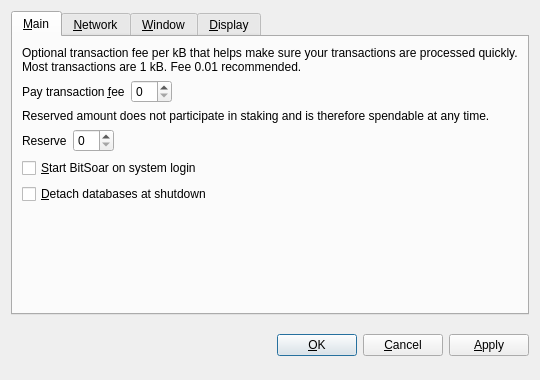
<?xml version="1.0" encoding="UTF-8"?>
<ui version="4.0">
 <class>OptionsDialog</class>
 <widget class="QDialog" name="OptionsDialog">
  <property name="geometry">
   <rect>
    <x>0</x>
    <y>0</y>
    <width>540</width>
    <height>380</height>
   </rect>
  </property>
  <property name="windowTitle">
   <string>Options</string>
  </property>
  <property name="modal">
   <bool>true</bool>
  </property>
  <layout class="QVBoxLayout" name="verticalLayout">
   <item>
    <widget class="QTabWidget" name="tabWidget">
     <property name="tabPosition">
      <enum>QTabWidget::North</enum>
     </property>
     <property name="currentIndex">
      <number>0</number>
     </property>
     <widget class="QWidget" name="tabMain">
      <attribute name="title">
       <string>&amp;Main</string>
      </attribute>
      <layout class="QVBoxLayout" name="verticalLayout_Main">
       <item>
        <widget class="QLabel" name="transactionFeeInfoLabel">
         <property name="text">
          <string>Optional transaction fee per kB that helps make sure your transactions are processed quickly. Most transactions are 1 kB. Fee 0.01 recommended.</string>
         </property>
         <property name="textFormat">
          <enum>Qt::PlainText</enum>
         </property>
         <property name="wordWrap">
          <bool>true</bool>
         </property>
        </widget>
       </item>
       <item>
        <layout class="QHBoxLayout" name="horizontalLayoutFee">
         <item>
          <widget class="QLabel" name="transactionFeeLabel">
           <property name="text">
            <string>Pay transaction &amp;fee</string>
           </property>
           <property name="textFormat">
            <enum>Qt::PlainText</enum>
           </property>
           <property name="buddy">
            <cstring>transactionFee</cstring>
           </property>
          </widget>
         </item>
         <item>
          <widget class="BitcoinAmountField" name="transactionFee"/>
         </item>
         <item>
          <spacer name="horizontalSpacerFee">
           <property name="orientation">
            <enum>Qt::Horizontal</enum>
           </property>
           <property name="sizeHint" stdset="0">
            <size>
             <width>40</width>
             <height>20</height>
            </size>
           </property>
          </spacer>
         </item>
        </layout>
       </item>
       <item>
        <widget class="QLabel" name="reserveBalanceInfoLabel">
         <property name="text">
          <string>Reserved amount does not participate in staking and is therefore spendable at any time.</string>
         </property>
         <property name="textFormat">
          <enum>Qt::PlainText</enum>
         </property>
         <property name="wordWrap">
          <bool>true</bool>
         </property>
        </widget>
       </item>
       <item>
        <layout class="QHBoxLayout" name="horizontalLayoutReserveBalance">
         <item>
          <widget class="QLabel" name="reserveBalanceLabel">
           <property name="text">
            <string>Reserve</string>
           </property>
           <property name="textFormat">
            <enum>Qt::PlainText</enum>
           </property>
           <property name="buddy">
            <cstring>reserveBalance</cstring>
           </property>
          </widget>
         </item>
         <item>
          <widget class="BitcoinAmountField" name="reserveBalance"/>
         </item>
         <item>
          <spacer name="horizontalSpacerReserveBalance">
           <property name="orientation">
            <enum>Qt::Horizontal</enum>
           </property>
           <property name="sizeHint" stdset="0">
            <size>
             <width>40</width>
             <height>20</height>
            </size>
           </property>
          </spacer>
         </item>
        </layout>
       </item>
       <item>
        <widget class="QCheckBox" name="bitcoinAtStartup">
         <property name="toolTip">
          <string>Automatically start BitSoar after logging in to the system.</string>
         </property>
         <property name="text">
          <string>&amp;Start BitSoar on system login</string>
         </property>
        </widget>
       </item>
       <item>
        <widget class="QCheckBox" name="detachDatabases">
         <property name="toolTip">
          <string>Detach block and address databases at shutdown. This means they can be moved to another data directory, but it slows down shutdown. The wallet is always detached.</string>
         </property>
         <property name="text">
          <string>&amp;Detach databases at shutdown</string>
         </property>
        </widget>
       </item>
       <item>
        <spacer name="verticalSpacer_Main">
         <property name="orientation">
          <enum>Qt::Vertical</enum>
         </property>
         <property name="sizeHint" stdset="0">
          <size>
           <width>20</width>
           <height>40</height>
          </size>
         </property>
        </spacer>
       </item>
      </layout>
     </widget>
     <widget class="QWidget" name="tabNetwork">
      <attribute name="title">
       <string>&amp;Network</string>
      </attribute>
      <layout class="QVBoxLayout" name="verticalLayout_Network">
       <item>
        <widget class="QCheckBox" name="mapPortUpnp">
         <property name="toolTip">
          <string>Automatically open the BitSoar client port on the router. This only works when your router supports UPnP and it is enabled.</string>
         </property>
         <property name="text">
          <string>Map port using &amp;UPnP</string>
         </property>
        </widget>
       </item>
       <item>
        <widget class="QCheckBox" name="connectSocks">
         <property name="toolTip">
          <string>Connect to the BitSoar network through a SOCKS proxy (e.g. when connecting through Tor).</string>
         </property>
         <property name="text">
          <string>&amp;Connect through SOCKS proxy:</string>
         </property>
        </widget>
       </item>
       <item>
        <layout class="QHBoxLayout" name="horizontalLayout_Network">
         <item>
          <widget class="QLabel" name="proxyIpLabel">
           <property name="text">
            <string>Proxy &amp;IP:</string>
           </property>
           <property name="textFormat">
            <enum>Qt::PlainText</enum>
           </property>
           <property name="buddy">
            <cstring>proxyIp</cstring>
           </property>
          </widget>
         </item>
         <item>
          <widget class="QValidatedLineEdit" name="proxyIp">
           <property name="maximumSize">
            <size>
             <width>140</width>
             <height>16777215</height>
            </size>
           </property>
           <property name="toolTip">
            <string>IP address of the proxy (e.g. 127.0.0.1)</string>
           </property>
          </widget>
         </item>
         <item>
          <widget class="QLabel" name="proxyPortLabel">
           <property name="text">
            <string>&amp;Port:</string>
           </property>
           <property name="textFormat">
            <enum>Qt::PlainText</enum>
           </property>
           <property name="buddy">
            <cstring>proxyPort</cstring>
           </property>
          </widget>
         </item>
         <item>
          <widget class="QLineEdit" name="proxyPort">
           <property name="maximumSize">
            <size>
             <width>55</width>
             <height>16777215</height>
            </size>
           </property>
           <property name="toolTip">
            <string>Port of the proxy (e.g. 9050)</string>
           </property>
          </widget>
         </item>
         <item>
          <widget class="QLabel" name="socksVersionLabel">
           <property name="text">
            <string>SOCKS &amp;Version:</string>
           </property>
           <property name="textFormat">
            <enum>Qt::PlainText</enum>
           </property>
           <property name="buddy">
            <cstring>socksVersion</cstring>
           </property>
          </widget>
         </item>
         <item>
          <widget class="QValueComboBox" name="socksVersion">
           <property name="toolTip">
            <string>SOCKS version of the proxy (e.g. 5)</string>
           </property>
          </widget>
         </item>
         <item>
          <spacer name="horizontalSpacer_Network">
           <property name="orientation">
            <enum>Qt::Horizontal</enum>
           </property>
           <property name="sizeHint" stdset="0">
            <size>
             <width>40</width>
             <height>20</height>
            </size>
           </property>
          </spacer>
         </item>
        </layout>
       </item>
       <item>
        <spacer name="verticalSpacer_Network">
         <property name="orientation">
          <enum>Qt::Vertical</enum>
         </property>
         <property name="sizeHint" stdset="0">
          <size>
           <width>20</width>
           <height>40</height>
          </size>
         </property>
        </spacer>
       </item>
      </layout>
     </widget>
     <widget class="QWidget" name="tabWindow">
      <attribute name="title">
       <string>&amp;Window</string>
      </attribute>
      <layout class="QVBoxLayout" name="verticalLayout_Window">
       <item>
        <widget class="QCheckBox" name="minimizeToTray">
         <property name="toolTip">
          <string>Show only a tray icon after minimizing the window.</string>
         </property>
         <property name="text">
          <string>&amp;Minimize to the tray instead of the taskbar</string>
         </property>
        </widget>
       </item>
       <item>
        <widget class="QCheckBox" name="minimizeOnClose">
         <property name="toolTip">
          <string>Minimize instead of exit the application when the window is closed. When this option is enabled, the application will be closed only after selecting Quit in the menu.</string>
         </property>
         <property name="text">
          <string>M&amp;inimize on close</string>
         </property>
        </widget>
       </item>
       <item>
        <spacer name="verticalSpacer_Window">
         <property name="orientation">
          <enum>Qt::Vertical</enum>
         </property>
         <property name="sizeHint" stdset="0">
          <size>
           <width>20</width>
           <height>40</height>
          </size>
         </property>
        </spacer>
       </item>
      </layout>
     </widget>
     <widget class="QWidget" name="tabDisplay">
      <attribute name="title">
       <string>&amp;Display</string>
      </attribute>
      <layout class="QVBoxLayout" name="verticalLayout_Display">
       <item>
        <layout class="QHBoxLayout" name="horizontalLayout_1_Display">
         <item>
          <widget class="QLabel" name="langLabel">
           <property name="text">
            <string>User Interface &amp;language:</string>
           </property>
           <property name="textFormat">
            <enum>Qt::PlainText</enum>
           </property>
           <property name="buddy">
            <cstring>lang</cstring>
           </property>
          </widget>
         </item>
         <item>
          <widget class="QValueComboBox" name="lang">
           <property name="toolTip">
            <string>The user interface language can be set here. This setting will take effect after restarting BitSoar.</string>
           </property>
          </widget>
         </item>
        </layout>
       </item>
       <item>
        <layout class="QHBoxLayout" name="horizontalLayout_2_Display">
         <item>
          <widget class="QLabel" name="unitLabel">
           <property name="text">
            <string>&amp;Unit to show amounts in:</string>
           </property>
           <property name="textFormat">
            <enum>Qt::PlainText</enum>
           </property>
           <property name="buddy">
            <cstring>unit</cstring>
           </property>
          </widget>
         </item>
         <item>
          <widget class="QValueComboBox" name="unit">
           <property name="toolTip">
            <string>Choose the default subdivision unit to show in the interface and when sending coins.</string>
           </property>
          </widget>
         </item>
        </layout>
       </item>
       <item>
        <widget class="QCheckBox" name="displayAddresses">
         <property name="toolTip">
          <string>Whether to show BitSoar addresses in the transaction list or not.</string>
         </property>
         <property name="text">
          <string>&amp;Display addresses in transaction list</string>
         </property>
        </widget>
       </item>
       <item>
        <widget class="QCheckBox" name="coinControlFeatures">
         <property name="toolTip">
          <string>Whether to show coin control features or not.</string>
         </property>
         <property name="text">
          <string>Display coin &amp;control features (experts only!)</string>
         </property>
        </widget>
       </item>
       <item>
        <spacer name="verticalSpacer_Display">
         <property name="orientation">
          <enum>Qt::Vertical</enum>
         </property>
         <property name="sizeHint" stdset="0">
          <size>
           <width>20</width>
           <height>40</height>
          </size>
         </property>
        </spacer>
       </item>
      </layout>
     </widget>
    </widget>
   </item>
   <item>
    <layout class="QHBoxLayout" name="horizontalLayout_Buttons">
     <item>
      <spacer name="horizontalSpacer_1">
       <property name="orientation">
        <enum>Qt::Horizontal</enum>
       </property>
       <property name="sizeHint" stdset="0">
        <size>
         <width>40</width>
         <height>48</height>
        </size>
       </property>
      </spacer>
     </item>
     <item>
      <widget class="QLabel" name="statusLabel">
       <property name="font">
        <font>
         <weight>75</weight>
         <bold>true</bold>
        </font>
       </property>
       <property name="text">
        <string/>
       </property>
       <property name="textFormat">
        <enum>Qt::PlainText</enum>
       </property>
       <property name="wordWrap">
        <bool>true</bool>
       </property>
      </widget>
     </item>
     <item>
      <spacer name="horizontalSpacer_2">
       <property name="orientation">
        <enum>Qt::Horizontal</enum>
       </property>
       <property name="sizeHint" stdset="0">
        <size>
         <width>40</width>
         <height>48</height>
        </size>
       </property>
      </spacer>
     </item>
     <item>
      <widget class="QPushButton" name="okButton">
       <property name="text">
        <string>&amp;OK</string>
       </property>
      </widget>
     </item>
     <item>
      <widget class="QPushButton" name="cancelButton">
       <property name="text">
        <string>&amp;Cancel</string>
       </property>
       <property name="autoDefault">
        <bool>false</bool>
       </property>
      </widget>
     </item>
     <item>
      <widget class="QPushButton" name="applyButton">
       <property name="text">
        <string>&amp;Apply</string>
       </property>
       <property name="autoDefault">
        <bool>false</bool>
       </property>
      </widget>
     </item>
    </layout>
   </item>
  </layout>
 </widget>
 <customwidgets>
  <customwidget>
   <class>BitcoinAmountField</class>
   <extends>QSpinBox</extends>
   <header>bitcoinamountfield.h</header>
  </customwidget>
  <customwidget>
   <class>QValueComboBox</class>
   <extends>QComboBox</extends>
   <header>qvaluecombobox.h</header>
  </customwidget>
  <customwidget>
   <class>QValidatedLineEdit</class>
   <extends>QLineEdit</extends>
   <header>qvalidatedlineedit.h</header>
  </customwidget>
 </customwidgets>
 <resources/>
 <connections/>
</ui>
